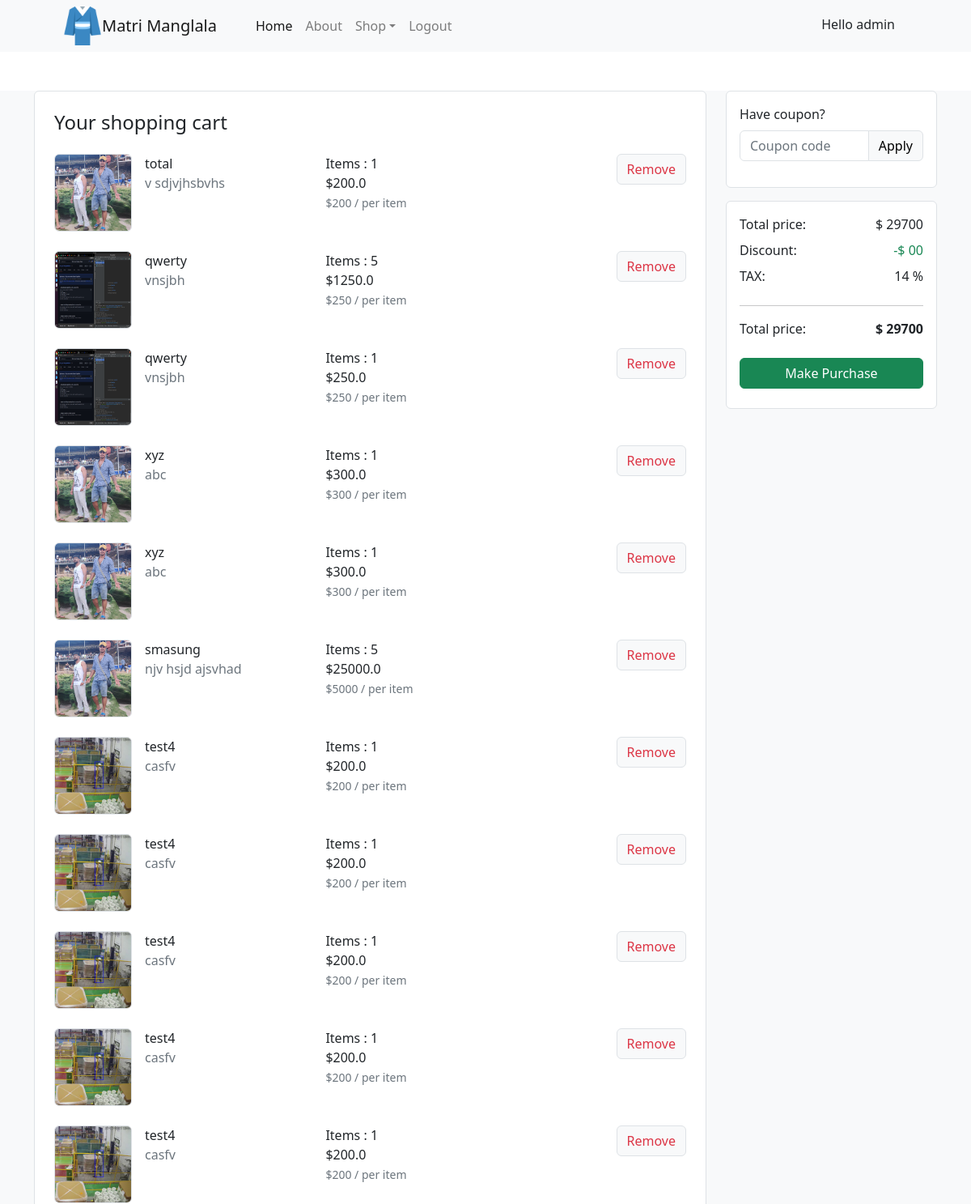
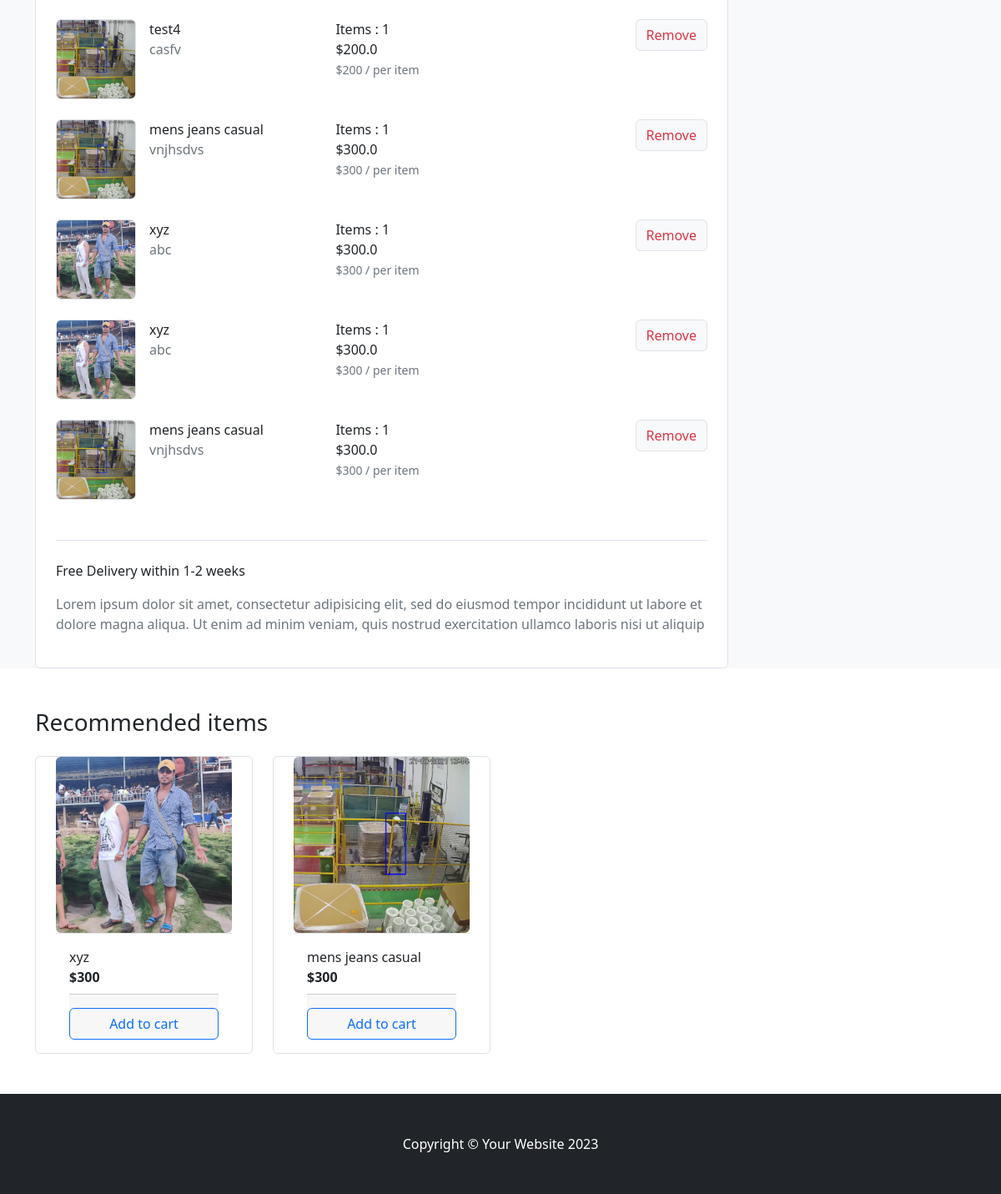
Page /accounts/cart/ (signed in) on the committed database (2 pictures, top to bottom).
### accounts/models.py (models this page shows, shortened)
class CartItems(BaseModel):
    cart = models.ForeignKey(Cart, on_delete=models.CASCADE,
                             related_name='cart_items')
    products = models.ForeignKey(Product, on_delete=models.SET_NULL,
                                 null=True, blank=True)
    items = models.IntegerField(null=True)
    total_price = models.FloatField(null=True)

### products/models.py (models this page shows, shortened)
class Product(BaseModel):
    product_name = models.CharField(max_length=100)
    slug = models.SlugField(unique=True, null=True, blank=True)
    category = models.ForeignKey(Category, on_delete=models.CASCADE,
                                 related_name='products')
    price = models.IntegerField()
    product_description = models.TextField()
    total_items = models.IntegerField(default=1)
    def __str__(self) -> str:
        return self.product_name

class ProductImage(BaseModel):
    product = models.ForeignKey(Product, on_delete=models.CASCADE,
                                related_name='product_images')
    image = models.ImageField(upload_to='product')

### accounts/views.py (the view)
# urls.py: path('cart/', cart, name='cart'),
@login_required
def cart(request):
    user = request.user
    if not user.username:
        first_name = None
    else:
        first_name = user.first_name
    categories = Category.objects.all()
    products = Product.objects.all()
    names = []
    for cat in categories:
        name = cat.category_name
        names.append(name)
    carts = Cart.objects.filter(is_paid=False, user=request.user)
    if carts:
        cart_items = CartItems.objects.filter(cart=carts[0])
        print('len :', len(carts))
        if len(cart_items)>0:
            total_price = 0
            category_items = []
            product_items = None
            for c_item in cart_items:
                price = c_item.products.price
                total_item = c_item.items
                product_name = c_item.products.product_name
                category_name = c_item.products.category.category_name
                category_item = Category.objects.get(category_name= category_name)
                print('items : ', category_item)
                product_items = Product.objects.filter(category = category_item)
                print('cat :  ', product_items)
                category_items.append(category_item)
                if total_item is None:
                    total_item = 1
                price = total_item * price
                total_price += price
            context = {'cart': cart_items, 'total_price': total_price, 'recommends': product_items,
                    'category_name': names, 'first_name':first_name}
            return render(request, 'cart.html', context=context)
        return redirect('/')
    else:
        return redirect('/')

### accounts/models.py (called while the page is built)
    def get_cart_count(self):
        return CartItems.objects.filter(cart__is_paid=False,
                                        cart__user= self.user).count()

### products/models.py (called while the page is built)
    def __str__(self) -> str:
        return self.category_name

### templates/cart.html (shortened to what this page needs)
{% extends "base.html" %}
{% block content %}
  <section class="bg-light my-5">
    <div class="container">
      <div class="row">
        <div class="col-lg-9">
          <div class="card border shadow-0">
            <div class="m-4">
              <h4 class="card-title mb-4">Your shopping cart</h4>
              {% for item in cart %}
              <div class="row gy-3 mb-4">
                <div class="col-lg-5">
                  <div class="me-lg-5">
                    <div class="d-flex">
                      <img src="/media/{{item.products.product_images.first.image}}" class="border rounded me-3" style="width: 96px; height: 96px;" />
                      <div class="">
                        <a href="{% url 'get_product' item.products.slug %}" class="nav-link">{{item.products.product_name}}</a>
                        <p class="text-muted">
                          {{item.products.product_description|slice:":20" }}
                        </p>
                      </div>
                    </div>
                  </div>
                </div>
                <div class="col-lg-2 col-sm-6 col-6 d-flex flex-row flex-lg-column flex-xl-row text-nowrap">
                  <div class="">
                    <text class="h6">Items : {{item.items}}</text> <br />
                    <text class="h6">${{item.total_price}}</text> <br />
                    <small class="text-muted text-nowrap"> ${{item.products.price}} / per item </small>
                  </div>
                </div>
                <div class="col-lg col-sm-6 d-flex justify-content-sm-center justify-content-md-start justify-content-lg-center justify-content-xl-end mb-2">
                  <div class="float-md-end">
                    <a href="{% url 'remove_cart' item.uid item.items %}" class="btn btn-light border text-danger icon-hover-danger"> Remove</a>
                  </div>
                </div>
              </div>
              {% endfor %}
            </div>
            <div class="border-top pt-4 mx-4 mb-4">
              <p> Free Delivery within 1-2 weeks</p>
              <p class="text-muted">
                Lorem ipsum dolor sit amet, consectetur adipisicing elit, sed do eiusmod tempor incididunt ut labore et dolore magna aliqua. Ut enim ad minim veniam, quis nostrud exercitation ullamco laboris nisi ut
                aliquip
              </p>
            </div>
          </div>
        </div>
        <div class="col-lg-3">
          <div class="card mb-3 border shadow-0">
            <div class="card-body">
              <form>
                <div class="form-group">
                  <label class="form-label">Have coupon?</label>
                  <div class="input-group">
                    <input type="text" class="form-control border" name="" placeholder="Coupon code" />
                    <button class="btn btn-light border">Apply</button>
                  </div>
                </div>
              </form>
            </div>
          </div>
          <div class="card shadow-0 border">
            <div class="card-body">
              <div class="d-flex justify-content-between">
                <p class="mb-2">Total price:</p>
                <p class="mb-2">$ {{total_price}}</p>
              </div>
              <div class="d-flex justify-content-between">
                <p class="mb-2">Discount:</p>
                <p class="mb-2 text-success">-$ 00</p>
              </div>
              <div class="d-flex justify-content-between">
                <p class="mb-2">TAX:</p>
                <p class="mb-2">14 %</p>
              </div>
              <hr />
              <div class="d-flex justify-content-between">
                <p class="mb-2">Total price:</p>
                <p class="mb-2 fw-bold">$ {{total_price}}</p>
              </div>
              <div class="mt-3">
                <a href="{% url 'checkout_session' %}" class="btn btn-success w-100 shadow-0 mb-2"> Make Purchase </a>
              </div>
            </div>
          </div>
        </div>
      </div>
    </div>
  </section>
  <section>
    <div class="container my-5">
      <header class="mb-4">
        <h3>Recommended items</h3>
      </header>
      <div class="row">
        {% for item in recommends %}
        <div class="col-lg-3 col-md-6 col-sm-6">
          <div class="card px-4 border shadow-0 mb-4 mb-lg-0">
            <a href="#" class="">
              <img src="/media/{{item.product_images.first.image}}" class="card-img-top rounded-2" />
            </a>
            <div class="card-body d-flex flex-column pt-3 border-top">
              <a href="{% url 'get_product' item.slug %}" class="nav-link">{{item.product_name}}</a>
              <div class="price-wrap mb-2">
                <strong class="">${{item.price}}</strong>
              </div>
              <div class="card-footer d-flex align-items-end pt-3 px-0 pb-0 mt-auto">
                <a href="{% url 'add_to_cart' item.slug %}" class="btn btn-outline-primary w-100">Add to cart</a>
              </div>
            </div>
          </div>
        </div>
        {% endfor %}
      </div>
    </div>
  </section>
    {% endblock %}

### templates/base.html (shortened to what this page needs)
<!DOCTYPE html>
<html lang="en">
    <head>
        <link rel="stylesheet" href="https://cdn.jsdelivr.net/npm/bootstrap@4.6.2/dist/css/bootstrap.min.css">
        <link rel="stylesheet" href="https://cdn.jsdelivr.net/npm/bootstrap-icons@1.10.5/font/bootstrap-icons.css">
        {% load static %}
        <link href="{% static 'product/css/styles.css' %}" rel="stylesheet" />
    </head>
    <body>
        <nav class="navbar navbar-expand-lg navbar-light bg-light">
            <div class="container px-4 px-lg-5">
                <img src="media/favicon.ico" class="img-fluid" alt="Responsive image">
                <a class="navbar-brand" href="#!">Matri Manglala</a>
                <div class="collapse navbar-collapse" id="navbarSupportedContent">
                    <ul class="navbar-nav me-auto mb-2 mb-lg-0 ms-lg-4">
                        <li class="nav-item"><a class="nav-link active" aria-current="page" href="/">Home</a></li>
                        <li class="nav-item"><a class="nav-link" href="{% url 'about' %}">About</a></li>
                        <li class="nav-item dropdown">
                            <a class="nav-link dropdown-toggle" id="navbarDropdown" href="#" role="button" data-bs-toggle="dropdown" aria-expanded="false">Shop</a>
                        </li>
                        {% if user.is_authenticated %}
                            <li class="nav-item"><a class="nav-link" href="{% url 'handle_logout' %}">Logout</a></li>
                        {% else %}
                            <li class="nav-item"><a class="nav-link" href="{% url 'login' %}">Login</a></li>
                        {% endif %}
                    </ul>
                    {% if first_name %}
                        <p class="mb-1 p-2 px-3">Hello {{first_name}}</p>
                    {% endif %}
                </div>
            </div>
        </nav>
{% block content %}
{% endblock %}
        <footer class="py-5 bg-dark">
            <div class="container"><p class="m-0 text-center text-white">Copyright &copy; Your Website 2023</p></div>
        </footer>
        {% load static %}
    </body>
</html>

### rows in the picture
CartItems: products.product_images.first.image (picture), products.product_name "total", products.product_description "v sdjvjhsbvhs", items "1", total_price "200.0", products.price "200"
CartItems: products.product_images.first.image (picture), products.product_name "qwerty", products.product_description "vnsjbh", items "5", total_price "1250.0", products.price "250"
CartItems: products.product_images.first.image (picture), products.product_name "qwerty", products.product_description "vnsjbh", items "1", total_price "250.0", products.price "250"
CartItems: products.product_images.first.image (picture), products.product_name "xyz", products.product_description "abc", items "1", total_price "300.0", products.price "300"
CartItems: products.product_images.first.image (picture), products.product_name "xyz", products.product_description "abc", items "1", total_price "300.0", products.price "300"
CartItems: products.product_images.first.image (picture), products.product_name "smasung", products.product_description "njv hsjd ajsvhad", items "5", total_price "25000.0", products.price "5000"
CartItems: products.product_images.first.image (picture), products.product_name "test4", products.product_description "casfv", items "1", total_price "200.0", products.price "200"
CartItems: products.product_images.first.image (picture), products.product_name "test4", products.product_description "casfv", items "1", total_price "200.0", products.price "200"
CartItems: products.product_images.first.image (picture), products.product_name "test4", products.product_description "casfv", items "1", total_price "200.0", products.price "200"
CartItems: products.product_images.first.image (picture), products.product_name "test4", products.product_description "casfv", items "1", total_price "200.0", products.price "200"
CartItems: products.product_images.first.image (picture), products.product_name "test4", products.product_description "casfv", items "1", total_price "200.0", products.price "200"
CartItems: products.product_images.first.image (picture), products.product_name "test4", products.product_description "casfv", items "1", total_price "200.0", products.price "200"
CartItems: products.product_images.first.image (picture), products.product_name "mens jeans casual", products.product_description "vnjhsdvs", items "1", total_price "300.0", products.price "300"
CartItems: products.product_images.first.image (picture), products.product_name "xyz", products.product_description "abc", items "1", total_price "300.0", products.price "300"
CartItems: products.product_images.first.image (picture), products.product_name "xyz", products.product_description "abc", items "1", total_price "300.0", products.price "300"
CartItems: products.product_images.first.image (picture), products.product_name "mens jeans casual", products.product_description "vnjhsdvs", items "1", total_price "300.0", products.price "300"
Product: product_images.first.image (picture), product_name "xyz", price "300"
Product: product_images.first.image (picture), product_name "mens jeans casual", price "300"

### other values in the picture
{{ first_name }} "admin"
{{ total_price }} "29700"
